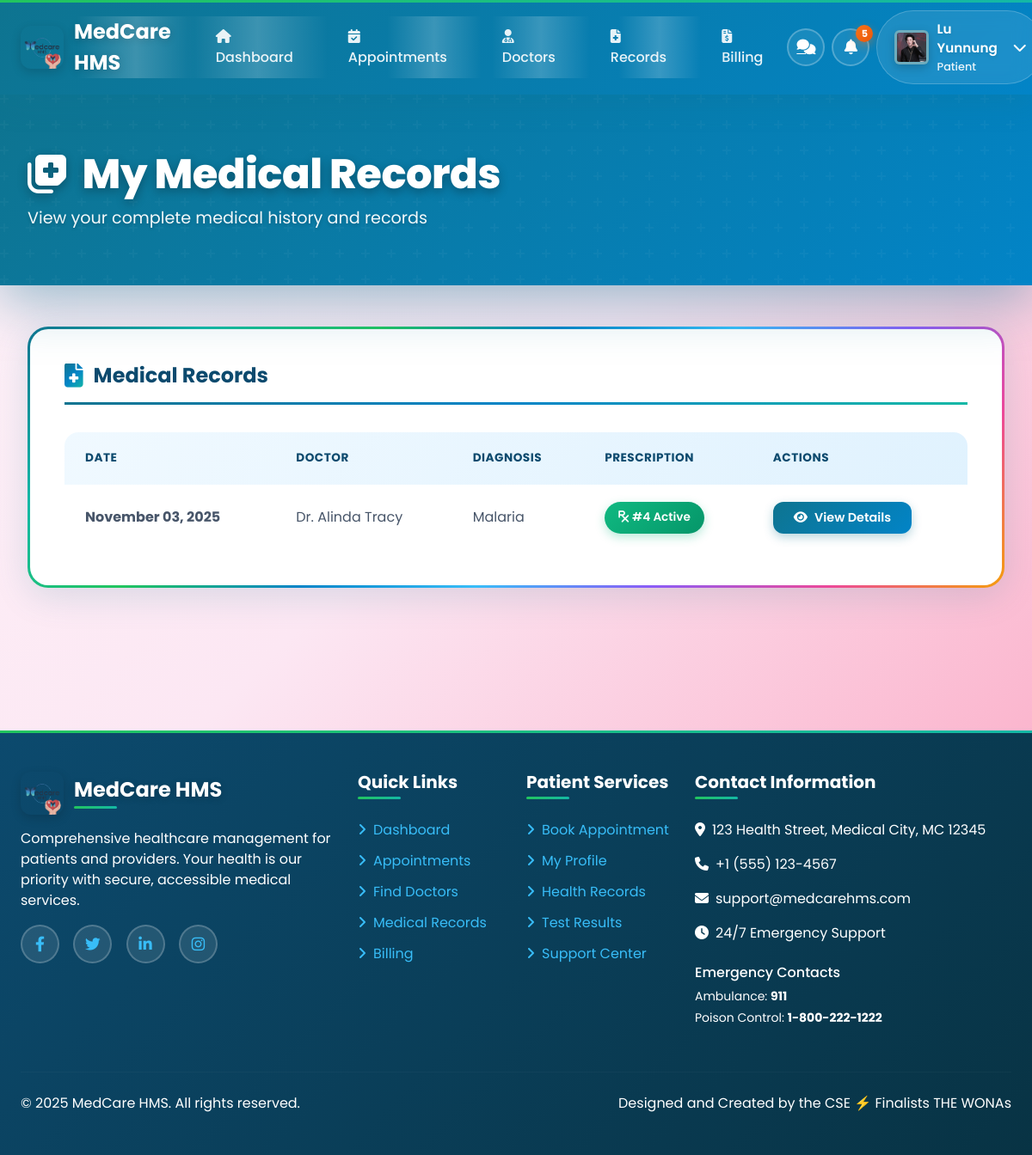
/patients/medical-records/ (signed in), run on the app's committed database.
### patients/models.py (models this page shows, shortened)
class MedicalRecord(models.Model):
    patient = models.ForeignKey(PatientProfile, on_delete=models.CASCADE, related_name='medical_records')
    doctor = models.ForeignKey(DoctorProfile, on_delete=models.SET_NULL, null=True)
    appointment = models.OneToOneField(Appointment, on_delete=models.SET_NULL, null=True, blank=True)
    record_date = models.DateField(auto_now_add=True)
    diagnosis = models.CharField(max_length=255)
    notes = models.TextField()
    prescription = models.TextField(blank=True, null=True)
    report_file = models.FileField(upload_to=get_medical_report_path, null=True, blank=True)

### doctors/models.py (models this page shows)
class DoctorProfile(models.Model):
    user = models.OneToOneField(User, on_delete=models.CASCADE, related_name='doctorprofile')
    profile_picture = models.ImageField(upload_to=get_doctor_image_path, null=True, blank=True, default='profile_pictures/default.jpeg')
    specialization = models.CharField(max_length=100)
    department = models.ForeignKey(Department, on_delete=models.SET_NULL, null=True, blank=True)
    license_number = models.CharField(max_length=100, unique=True, null=True, blank=True)
    years_of_experience = models.PositiveIntegerField(default=0)
    availability = models.TextField(blank=True, null=True, help_text="e.g., Mon-Fri, 9am-5pm")
    def __str__(self):
        return f"Dr. {self.user.first_name} {self.user.last_name}"

### prescriptions/models.py (models this page shows, shortened)
class Prescription(models.Model):
    STATUS_CHOICES = (
        ('ACTIVE', 'Active'),
        ('COMPLETED', 'Completed'),
        ('CANCELLED', 'Cancelled'),
    )
    patient = models.ForeignKey(PatientProfile, on_delete=models.CASCADE, related_name='prescriptions')
    doctor = models.ForeignKey(DoctorProfile, on_delete=models.SET_NULL, null=True, related_name='prescriptions')
    medical_record = models.ForeignKey(MedicalRecord, on_delete=models.SET_NULL, null=True, blank=True, related_name='linked_prescriptions')
    notes = models.TextField(blank=True, null=True)
    status = models.CharField(max_length=20, choices=STATUS_CHOICES, default='ACTIVE')
    created_at = models.DateTimeField(auto_now_add=True)
    updated_at = models.DateTimeField(auto_now=True)
    class Meta:
        ordering = ['-created_at']

### patients/views.py (the view)
# urls.py: path('medical-records/', views.my_medical_records_list_view, name='my_medical_records_list'),
@login_required
@patient_required
def my_medical_records_list_view(request):
    patient_profile = get_object_or_404(PatientProfile, user=request.user)
    records = MedicalRecord.objects.filter(patient=patient_profile)\
                                   .select_related('doctor__user')\
                                   .order_by('-record_date')
    return render(request, 'patients/my_medical_records_list.html', {'records': records})

### templates/patients/my_medical_records_list.html (shortened to what this page needs)
{% extends 'base_patient.html' %}
{% block content %}
<div class="medical-records-wrapper">
    <div class="medical-records-header">
        <div class="medical-records-header-content">
            <h1><i class="fas fa-notes-medical me-3"></i>My Medical Records</h1>
            <p>View your complete medical history and records</p>
        </div>
    </div>
    <div class="medical-records-content">
        <div class="records-section">
            <div class="section-header">
                <i class="fas fa-file-medical"></i>
                <h5>Medical Records</h5>
            </div>
            <div class="table-container">
                <table class="records-table">
                    <thead>
                        <tr>
                            <th>Date</th>
                            <th>Doctor</th>
                            <th>Diagnosis</th>
                            <th>Prescription</th>
                            <th>Actions</th>
                        </tr>
                    </thead>
                    <tbody>
                        {% for record in records %}
                        <tr>
                            <td><strong>{{ record.record_date|date:"F d, Y" }}</strong></td>
                            <td>{{ record.doctor }}</td>
                            <td>{{ record.diagnosis }}</td>
                            <td>
                                {% with prescription=record.linked_prescriptions.first %}
                                    {% if prescription %}
                                        <a class="prescription-badge has-prescription" href="{% url 'prescriptions:patient_prescription_detail' prescription.id %}">
                                            <i class="fas fa-prescription me-1"></i>#{{ prescription.id }} {{ prescription.status|title }}
                                        </a>
                                    {% else %}
                                        <span class="prescription-badge no-prescription">
                                            <i class="fas fa-times me-1"></i>None
                                        </span>
                                    {% endif %}
                                {% endwith %}
                            </td>
                            <td>
                                <a href="{% url 'patients:my_medical_record_detail' record.pk %}" class="btn-view">
                                    <i class="fas fa-eye"></i>
                                    <span>View Details</span>
                                </a>
                            </td>
                        </tr>
                        {% endfor %}
                    </tbody>
                </table>
            </div>
        </div>
    </div>
</div>
{% endblock %}

### templates/base_patient.html (shortened to what this page needs)
{% load static %}
{% load profile_tags %}
<!DOCTYPE html>
<html lang="en">
<head>
    <link href="https://cdn.jsdelivr.net/npm/bootstrap@5.3.0/dist/css/bootstrap.min.css" rel="stylesheet">
    <link rel="stylesheet" href="https://cdnjs.cloudflare.com/ajax/libs/font-awesome/6.4.0/css/all.min.css">
    <link rel="stylesheet" href="{% static 'css/themes/patient-theme.css' %}">
</head>
<body class="patient-theme">
    <div class="content-wrapper">
        <nav class="navbar navbar-expand-lg navbar-custom">
            <div class="container-fluid px-4">
                <div class="logo-container">
                    <img src="{% static 'images/logo.png' %}" alt="MedCare Logo" class="navbar-logo">
                    <span class="logo-text">MedCare HMS</span>
                </div>
                <div class="collapse navbar-collapse d-none d-lg-block" id="navbarContent">
                    <ul class="navbar-nav me-auto mb-2 mb-lg-0 ms-lg-4">
                        <li class="nav-item">
                            <a class="nav-link" href="{% url 'accounts:patient_dashboard' %}">
                                <i class="fas fa-home me-2"></i>Dashboard
                            </a>
                        </li>
                        <li class="nav-item">
                            <a class="nav-link" href="{% url 'patients:my_appointments' %}">
                                <i class="fas fa-calendar-check me-2"></i>Appointments
                            </a>
                        </li>
                        <li class="nav-item">
                            <a class="nav-link" href="{% url 'patients:doctor_list' %}">
                                <i class="fas fa-user-doctor me-2"></i>Doctors
                            </a>
                        </li>
                        <li class="nav-item">
                            <a class="nav-link" href="{% url 'patients:my_medical_records_list' %}">
                                <i class="fas fa-file-medical me-2"></i>Records
                            </a>
                        </li>
                        <li class="nav-item">
                            <a class="nav-link" href="{% url 'patients:my_bills_list' %}">
                                <i class="fas fa-file-invoice-dollar me-2"></i>Billing
                            </a>
                        </li>
                    </ul>
                    <div class="d-flex align-items-center">
                        {% if user.is_authenticated %}
                        <div class="nav-icons position-relative me-2">
                            <a href="{% url 'chat:thread_list' %}" class="icon-btn" title="Messages">
                                <i class="fas fa-comments"></i>
                            </a>
                            <button class="icon-btn" id="notifBtn" type="button" title="Notifications" aria-expanded="false">
                                <i class="fas fa-bell"></i>
                                {% if unread_notifications_count > 0 %}
                                    <span class="icon-badge" id="notifCount">{{ unread_notifications_count }}</span>
                                {% else %}
                                    <span class="icon-badge d-none" id="notifCount">0</span>
                                {% endif %}
                            </button>
                        </div>
                        <div class="user-profile-nav">
                            <button class="user-profile-toggle" id="userProfileToggle">
                                {% profile_image user size="40" css_class="user-avatar rounded" %}
                                <div class="user-info">
                                    <span class="user-name">{{ user.first_name }} {{ user.last_name }}</span>
                                    <span class="user-role">Patient</span>
                                </div>
                                <i class="fas fa-chevron-down ms-2"></i>
                            </button>
                        </div>
                        {% else %}
                        <a href="{% url 'accounts:login' %}" class="btn btn-outline-light btn-sm me-2">Login</a>
                        <a href="{% url 'accounts:register' %}" class="btn btn-light btn-sm">Register</a>
                        {% endif %}
                    </div>
                </div>
            </div>
        </nav>
        <main class="main-content-area">
            {% block content %}{% endblock %}
        </main>
    </div>
    <footer class="footer">
        <div class="container-fluid px-4 py-5">
            <div class="row">
                <div class="col-lg-4 mb-4">
                    <div class="logo-container mb-3">
                        <img src="{% static 'images/logo.png' %}" alt="MedCare Logo" class="navbar-logo">
                        <h5 class="logo-text mb-0">MedCare HMS</h5>
                    </div>
                    <p class="mb-3">Comprehensive healthcare management for patients and providers. Your health is our priority with secure, accessible medical services.</p>
                    <div class="social-links">
                        <a href="#" title="Facebook"><i class="fab fa-facebook-f"></i></a>
                        <a href="#" title="Twitter"><i class="fab fa-twitter"></i></a>
                        <a href="#" title="LinkedIn"><i class="fab fa-linkedin-in"></i></a>
                        <a href="#" title="Instagram"><i class="fab fa-instagram"></i></a>
                    </div>
                </div>
                <div class="col-lg-2 col-md-4 mb-4">
                    <h5>Quick Links</h5>
                    <ul class="list-unstyled">
                        <li><a href="{% url 'accounts:patient_dashboard' %}"><i class="fas fa-angle-right me-2"></i>Dashboard</a></li>
                        <li><a href="{% url 'patients:my_appointments' %}"><i class="fas fa-angle-right me-2"></i>Appointments</a></li>
                        <li><a href="{% url 'patients:doctor_list' %}"><i class="fas fa-angle-right me-2"></i>Find Doctors</a></li>
                        <li><a href="{% url 'patients:my_medical_records_list' %}"><i class="fas fa-angle-right me-2"></i>Medical Records</a></li>
                        <li><a href="{% url 'patients:my_bills_list' %}"><i class="fas fa-angle-right me-2"></i>Billing</a></li>
                    </ul>
                </div>
                <div class="col-lg-2 col-md-4 mb-4">
                    <h5>Patient Services</h5>
                    <ul class="list-unstyled">
                        <li><a href="{% url 'patients:book_appointment' %}"><i class="fas fa-angle-right me-2"></i>Book Appointment</a></li>
                        <li><a href="{% url 'patients:patient_profile' %}"><i class="fas fa-angle-right me-2"></i>My Profile</a></li>
                        <li><a href="#"><i class="fas fa-angle-right me-2"></i>Health Records</a></li>
                        <li><a href="#"><i class="fas fa-angle-right me-2"></i>Test Results</a></li>
                        <li><a href="#"><i class="fas fa-angle-right me-2"></i>Support Center</a></li>
                    </ul>
                </div>
                <div class="col-lg-4 col-md-4 mb-4">
                    <h5>Contact Information</h5>
                    <div class="mb-3">
                        <p><i class="fas fa-map-marker-alt me-2"></i>123 Health Street, Medical City, MC 12345</p>
                        <p><i class="fas fa-phone me-2"></i>+1 (555) 123-4567</p>
                        <p><i class="fas fa-envelope me-2"></i>support@medcarehms.com</p>
                        <p><i class="fas fa-clock me-2"></i>24/7 Emergency Support</p>
                    </div>
                    <div class="mt-4">
                        <h6>Emergency Contacts</h6>
                        <p class="small mb-1">Ambulance: <strong>911</strong></p>
                        <p class="small mb-1">Poison Control: <strong>1-800-222-1222</strong></p>
                    </div>
                </div>
            </div>
            <hr class="my-4" style="border-color: rgba(255,255,255,0.1);">
            <div class="row align-items-center">
                <div class="col-md-6">
                    <p class="mb-0">&copy; {% now 'Y' %} MedCare HMS. All rights reserved.</p>
                </div>
                <div class="col-md-6 text-md-end">
                    <p class="mb-0">Designed and Created by the CSE ⚡ Finalists THE WONAs</p>
                </div>
            </div>
        </div>
    </footer>
</body>
</html>

### templates/components/profile_image.html (shortened to what this page needs)
{% load static %}
<div class="profile-image-container" style="position: relative; display: inline-block;">
    <img src="{{ image_url }}"
         alt="{{ user.get_full_name|default:user.username }}"
         class="{{ css_class }}"
         style="width: {{ size }}px; height: {{ size }}px; border-radius: {% if 'rounded' in css_class %}50%{% else %}8px{% endif %}; object-fit: cover; background: {{ role_color }};"
         onerror="this.style.display='none'; this.nextElementSibling.style.display='flex';">
</div>

### data on the page
MedicalRecord: record_date "November 03, 2025", doctor "Dr. Alinda Tracy", diagnosis "Malaria", linked_prescriptions.first.id "4", linked_prescriptions.first.status "Active"

### other printed values
{{ unread_notifications_count }} "5"
{{ user.first_name }} "Lu"
{{ user.last_name }} "Yunnung"
